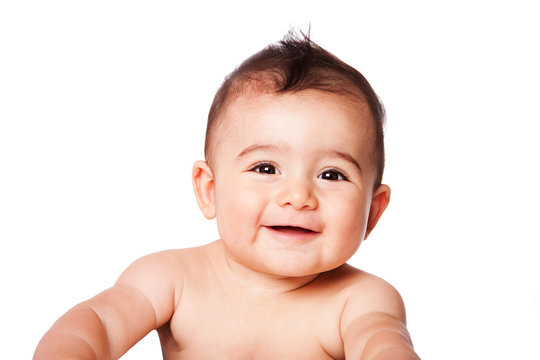
#> input picture Task5_FaceDetection/face.jpg, 540 x 360 px
$ python face_detection.py
#> lines starting #> are read from the running program, lines starting #| are printed output that depends on the picture; after the words box and inside, x2 and y2 are one past the last pixel; in counts of white or black regions, pixels touching at a corner belong together
import cv2

# Load face detection model
face_cascade = cv2.CascadeClassifier(
    cv2.data.haarcascades + 'haarcascade_frontalface_default.xml'
)

# Read image
img = cv2.imread('face.jpg')
#> img is the input picture: shape (360, 540, 3); mean B, G, R 217.3, 224.2, 241.3

# Convert to grayscale
gray = cv2.cvtColor(img, cv2.COLOR_BGR2GRAY)
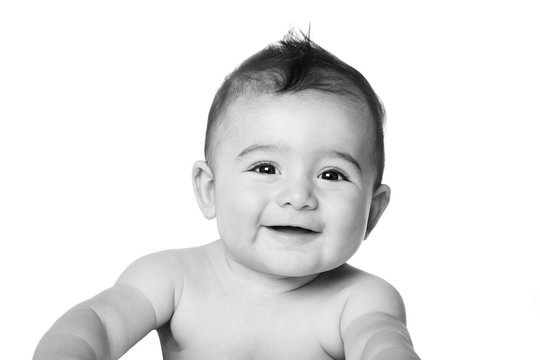
#> gray: shape (360, 540); min 0, max 255, mean 228.6

# Detect faces
faces = face_cascade.detectMultiScale(gray, 1.1, 4)
#> faces = [[197, 91, 198, 198]]

# Draw rectangle around faces
for (x, y, w, h) in faces:
    cv2.rectangle(img, (x, y), (x+w, y+h), (255, 0, 0), 2)
#> this loop made 1 pass
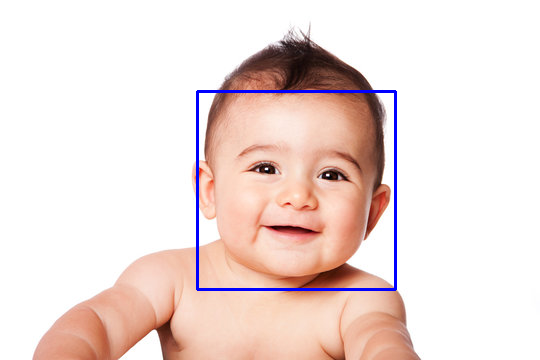
#> img: shape (360, 540, 3); 1.22% of pixels changed, all inside (x1, y1, x2, y2) = (196, 90, 397, 291)

# Show image
cv2.imshow('Face Detection', img)

cv2.waitKey(0)
cv2.destroyAllWindows()
